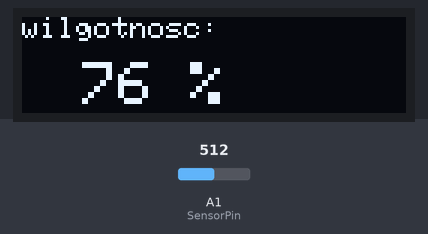
The program below on a simulated Arduino Nano, built with avr-gcc and run on an emulated ATmega328P. Parts: 128×32 one-colour display. The inputs (shaded band) are chosen by the test bench; at power-on: A1 (SensorPin) = 512. The display library's start-up logo is not drawn; what the program prints to the serial monitor is not drawn.

Above: at 5.2 s.
5.3 s: A1 (SensorPin) set to 529
At 6.4 s:
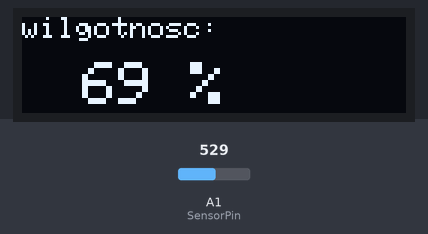
7.6 s: A1 (SensorPin) set to 511
At 9.0 s:
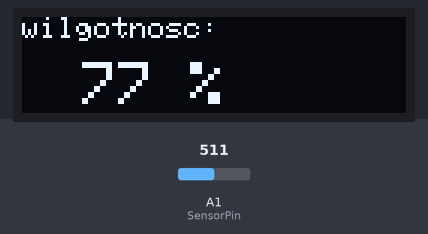
9.6 s: A1 (SensorPin) set to 306
At 10.5 s:
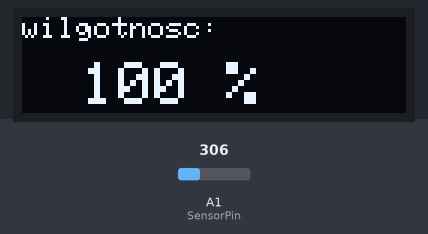
Timing chart, 0 to 12.6 s (numbered marks = the images above; inputs shaded):
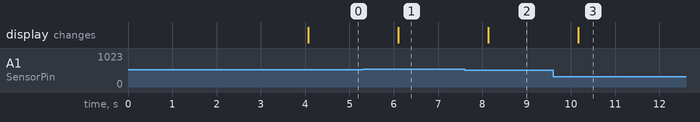

The program:

main.cpp
```cpp
#include <SPI.h>
#include <Wire.h>
#include <Adafruit_GFX.h>
#include <Adafruit_SSD1306.h>

#define SCREEN_WIDTH 128
#define SCREEN_HEIGHT 32


#define OLED_RESET 4
#define SCREEN_ADDRESS 0x3C
Adafruit_SSD1306 display(SCREEN_WIDTH, SCREEN_HEIGHT, &Wire, OLED_RESET);

const int AirValue = 685;
const int WaterValue = 460;
const int SensorPin = A1;

int soilMoistureValue = 0;
int soilMoisturePercent = 0;

void displayText(String value)
{
  int16_t x = 0;
  int16_t y = 0;
  display.clearDisplay();

  display.setTextSize(1);
  display.setTextColor(SSD1306_WHITE);
  display.setCursor(0 + x, 0 + y);
  display.println("wilgotnosc:");

  display.setTextSize(2);
  display.setTextColor(SSD1306_WHITE);
  display.setCursor(20 + x, 15 + y);
  display.println(value + " %");

  display.display();
}

void setup()
{
  Serial.begin(9600);

  if (!display.begin(SSD1306_SWITCHCAPVCC, SCREEN_ADDRESS))
  {
    Serial.println(F("SSD1306 allocation failed"));
    for (;;)
      ;
  }
  display.display();
  delay(2000);
  display.clearDisplay();
  display.display();
  delay(2000);
}

void loop()
{
  soilMoistureValue = analogRead(SensorPin);
  Serial.println(soilMoistureValue, DEC);

  soilMoisturePercent = map(soilMoistureValue, AirValue, WaterValue, 0, 100);

  if (soilMoisturePercent > 100)
  {
    displayText("100");
  }
  else if (soilMoisturePercent <= 0)
  {
    displayText("0");
  }
  else if (soilMoisturePercent >= 0 && soilMoisturePercent <= 100)
  {
    String myString = String(soilMoisturePercent);
    displayText(myString);
  }

  delay(1000);
}
```

Measured:
- the behaviour switches between 514 and 515 on A1 (SensorPin) (found by bisection; images 0 and 1)
- after the input at 5.3 s, the display: changes after 0.80 s (image 1)
- after the input at 7.6 s, the display: changes after 0.53 s (image 2)
- after the input at 9.6 s, the display: changes after 0.56 s (image 3)
